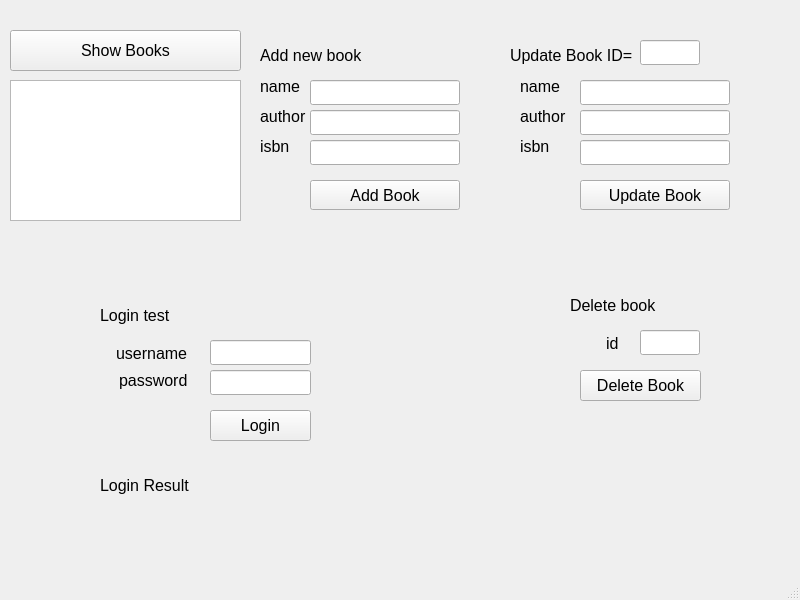
<?xml version="1.0" encoding="UTF-8"?>
<ui version="4.0">
 <class>MainWindow</class>
 <widget class="QMainWindow" name="MainWindow">
  <property name="geometry">
   <rect>
    <x>0</x>
    <y>0</y>
    <width>800</width>
    <height>600</height>
   </rect>
  </property>
  <property name="windowTitle">
   <string>MainWindow</string>
  </property>
  <widget class="QWidget" name="centralwidget">
   <widget class="QPushButton" name="btnShowBooks">
    <property name="geometry">
     <rect>
      <x>10</x>
      <y>30</y>
      <width>231</width>
      <height>41</height>
     </rect>
    </property>
    <property name="font">
     <font>
      <pointsize>12</pointsize>
     </font>
    </property>
    <property name="text">
     <string>Show Books</string>
    </property>
   </widget>
   <widget class="QTextEdit" name="txtBooks">
    <property name="geometry">
     <rect>
      <x>10</x>
      <y>80</y>
      <width>231</width>
      <height>141</height>
     </rect>
    </property>
    <property name="font">
     <font>
      <pointsize>12</pointsize>
     </font>
    </property>
   </widget>
   <widget class="QLabel" name="label">
    <property name="geometry">
     <rect>
      <x>260</x>
      <y>40</y>
      <width>191</width>
      <height>31</height>
     </rect>
    </property>
    <property name="font">
     <font>
      <pointsize>12</pointsize>
     </font>
    </property>
    <property name="text">
     <string>Add new book</string>
    </property>
   </widget>
   <widget class="QLabel" name="label_2">
    <property name="geometry">
     <rect>
      <x>260</x>
      <y>140</y>
      <width>47</width>
      <height>13</height>
     </rect>
    </property>
    <property name="font">
     <font>
      <pointsize>12</pointsize>
     </font>
    </property>
    <property name="text">
     <string>isbn</string>
    </property>
   </widget>
   <widget class="QLabel" name="label_3">
    <property name="geometry">
     <rect>
      <x>260</x>
      <y>80</y>
      <width>47</width>
      <height>13</height>
     </rect>
    </property>
    <property name="font">
     <font>
      <pointsize>12</pointsize>
     </font>
    </property>
    <property name="text">
     <string>name</string>
    </property>
   </widget>
   <widget class="QLabel" name="label_4">
    <property name="geometry">
     <rect>
      <x>260</x>
      <y>110</y>
      <width>47</width>
      <height>13</height>
     </rect>
    </property>
    <property name="font">
     <font>
      <pointsize>12</pointsize>
     </font>
    </property>
    <property name="text">
     <string>author</string>
    </property>
   </widget>
   <widget class="QPushButton" name="btnAddBook">
    <property name="geometry">
     <rect>
      <x>310</x>
      <y>180</y>
      <width>150</width>
      <height>30</height>
     </rect>
    </property>
    <property name="font">
     <font>
      <pointsize>12</pointsize>
     </font>
    </property>
    <property name="text">
     <string>Add Book</string>
    </property>
   </widget>
   <widget class="QLineEdit" name="addIsbn">
    <property name="geometry">
     <rect>
      <x>310</x>
      <y>140</y>
      <width>150</width>
      <height>25</height>
     </rect>
    </property>
    <property name="font">
     <font>
      <pointsize>12</pointsize>
     </font>
    </property>
   </widget>
   <widget class="QLineEdit" name="addName">
    <property name="geometry">
     <rect>
      <x>310</x>
      <y>80</y>
      <width>150</width>
      <height>25</height>
     </rect>
    </property>
    <property name="font">
     <font>
      <pointsize>12</pointsize>
     </font>
    </property>
   </widget>
   <widget class="QLineEdit" name="addAuthor">
    <property name="geometry">
     <rect>
      <x>310</x>
      <y>110</y>
      <width>150</width>
      <height>25</height>
     </rect>
    </property>
    <property name="font">
     <font>
      <pointsize>12</pointsize>
     </font>
    </property>
   </widget>
   <widget class="QLabel" name="labelInfo">
    <property name="geometry">
     <rect>
      <x>570</x>
      <y>490</y>
      <width>211</width>
      <height>31</height>
     </rect>
    </property>
    <property name="font">
     <font>
      <pointsize>12</pointsize>
     </font>
    </property>
    <property name="text">
     <string/>
    </property>
   </widget>
   <widget class="QLabel" name="label_5">
    <property name="geometry">
     <rect>
      <x>570</x>
      <y>290</y>
      <width>131</width>
      <height>31</height>
     </rect>
    </property>
    <property name="font">
     <font>
      <pointsize>12</pointsize>
     </font>
    </property>
    <property name="text">
     <string>Delete book</string>
    </property>
   </widget>
   <widget class="QLineEdit" name="deleteId">
    <property name="geometry">
     <rect>
      <x>640</x>
      <y>330</y>
      <width>60</width>
      <height>25</height>
     </rect>
    </property>
    <property name="font">
     <font>
      <pointsize>12</pointsize>
     </font>
    </property>
   </widget>
   <widget class="QLabel" name="label_6">
    <property name="geometry">
     <rect>
      <x>606</x>
      <y>333</y>
      <width>21</width>
      <height>20</height>
     </rect>
    </property>
    <property name="font">
     <font>
      <pointsize>12</pointsize>
     </font>
    </property>
    <property name="text">
     <string>id</string>
    </property>
   </widget>
   <widget class="QPushButton" name="btnDeleteBook">
    <property name="geometry">
     <rect>
      <x>580</x>
      <y>370</y>
      <width>121</width>
      <height>31</height>
     </rect>
    </property>
    <property name="font">
     <font>
      <pointsize>12</pointsize>
     </font>
    </property>
    <property name="text">
     <string>Delete Book</string>
    </property>
   </widget>
   <widget class="QLabel" name="label_7">
    <property name="geometry">
     <rect>
      <x>510</x>
      <y>40</y>
      <width>191</width>
      <height>31</height>
     </rect>
    </property>
    <property name="font">
     <font>
      <pointsize>12</pointsize>
     </font>
    </property>
    <property name="text">
     <string>Update Book ID=</string>
    </property>
   </widget>
   <widget class="QLabel" name="label_8">
    <property name="geometry">
     <rect>
      <x>520</x>
      <y>110</y>
      <width>47</width>
      <height>13</height>
     </rect>
    </property>
    <property name="font">
     <font>
      <pointsize>12</pointsize>
     </font>
    </property>
    <property name="text">
     <string>author</string>
    </property>
   </widget>
   <widget class="QLineEdit" name="updateName">
    <property name="geometry">
     <rect>
      <x>580</x>
      <y>80</y>
      <width>150</width>
      <height>25</height>
     </rect>
    </property>
    <property name="font">
     <font>
      <pointsize>12</pointsize>
     </font>
    </property>
   </widget>
   <widget class="QLabel" name="label_9">
    <property name="geometry">
     <rect>
      <x>520</x>
      <y>80</y>
      <width>47</width>
      <height>13</height>
     </rect>
    </property>
    <property name="font">
     <font>
      <pointsize>12</pointsize>
     </font>
    </property>
    <property name="text">
     <string>name</string>
    </property>
   </widget>
   <widget class="QLineEdit" name="updateAuthor">
    <property name="geometry">
     <rect>
      <x>580</x>
      <y>110</y>
      <width>150</width>
      <height>25</height>
     </rect>
    </property>
    <property name="font">
     <font>
      <pointsize>12</pointsize>
     </font>
    </property>
   </widget>
   <widget class="QLineEdit" name="updateId">
    <property name="geometry">
     <rect>
      <x>640</x>
      <y>40</y>
      <width>60</width>
      <height>25</height>
     </rect>
    </property>
    <property name="font">
     <font>
      <pointsize>12</pointsize>
     </font>
    </property>
   </widget>
   <widget class="QPushButton" name="btnUpdateBook">
    <property name="geometry">
     <rect>
      <x>580</x>
      <y>180</y>
      <width>150</width>
      <height>30</height>
     </rect>
    </property>
    <property name="font">
     <font>
      <pointsize>12</pointsize>
     </font>
    </property>
    <property name="text">
     <string>Update Book</string>
    </property>
   </widget>
   <widget class="QLineEdit" name="updateIsbn">
    <property name="geometry">
     <rect>
      <x>580</x>
      <y>140</y>
      <width>150</width>
      <height>25</height>
     </rect>
    </property>
    <property name="font">
     <font>
      <pointsize>12</pointsize>
     </font>
    </property>
   </widget>
   <widget class="QLabel" name="label_11">
    <property name="geometry">
     <rect>
      <x>520</x>
      <y>140</y>
      <width>47</width>
      <height>13</height>
     </rect>
    </property>
    <property name="font">
     <font>
      <pointsize>12</pointsize>
     </font>
    </property>
    <property name="text">
     <string>isbn</string>
    </property>
   </widget>
   <widget class="QLineEdit" name="lineEditUsername">
    <property name="geometry">
     <rect>
      <x>210</x>
      <y>340</y>
      <width>101</width>
      <height>25</height>
     </rect>
    </property>
    <property name="font">
     <font>
      <pointsize>12</pointsize>
     </font>
    </property>
   </widget>
   <widget class="QLabel" name="label_10">
    <property name="geometry">
     <rect>
      <x>100</x>
      <y>300</y>
      <width>131</width>
      <height>31</height>
     </rect>
    </property>
    <property name="font">
     <font>
      <pointsize>12</pointsize>
     </font>
    </property>
    <property name="text">
     <string>Login test</string>
    </property>
   </widget>
   <widget class="QLabel" name="label_12">
    <property name="geometry">
     <rect>
      <x>116</x>
      <y>343</y>
      <width>71</width>
      <height>20</height>
     </rect>
    </property>
    <property name="font">
     <font>
      <pointsize>12</pointsize>
     </font>
    </property>
    <property name="text">
     <string>username</string>
    </property>
   </widget>
   <widget class="QPushButton" name="btnLogin">
    <property name="geometry">
     <rect>
      <x>210</x>
      <y>410</y>
      <width>101</width>
      <height>31</height>
     </rect>
    </property>
    <property name="font">
     <font>
      <pointsize>12</pointsize>
     </font>
    </property>
    <property name="text">
     <string>Login</string>
    </property>
   </widget>
   <widget class="QLabel" name="labelLoginTest">
    <property name="geometry">
     <rect>
      <x>100</x>
      <y>470</y>
      <width>231</width>
      <height>31</height>
     </rect>
    </property>
    <property name="font">
     <font>
      <pointsize>12</pointsize>
     </font>
    </property>
    <property name="text">
     <string>Login Result</string>
    </property>
   </widget>
   <widget class="QLabel" name="label_13">
    <property name="geometry">
     <rect>
      <x>119</x>
      <y>370</y>
      <width>81</width>
      <height>20</height>
     </rect>
    </property>
    <property name="font">
     <font>
      <pointsize>12</pointsize>
     </font>
    </property>
    <property name="text">
     <string>password</string>
    </property>
   </widget>
   <widget class="QLineEdit" name="lineEditPassword">
    <property name="geometry">
     <rect>
      <x>210</x>
      <y>370</y>
      <width>101</width>
      <height>25</height>
     </rect>
    </property>
    <property name="font">
     <font>
      <pointsize>12</pointsize>
     </font>
    </property>
   </widget>
  </widget>
  <widget class="QMenuBar" name="menubar">
   <property name="geometry">
    <rect>
     <x>0</x>
     <y>0</y>
     <width>800</width>
     <height>21</height>
    </rect>
   </property>
  </widget>
  <widget class="QStatusBar" name="statusbar"/>
 </widget>
 <resources/>
 <connections/>
</ui>
